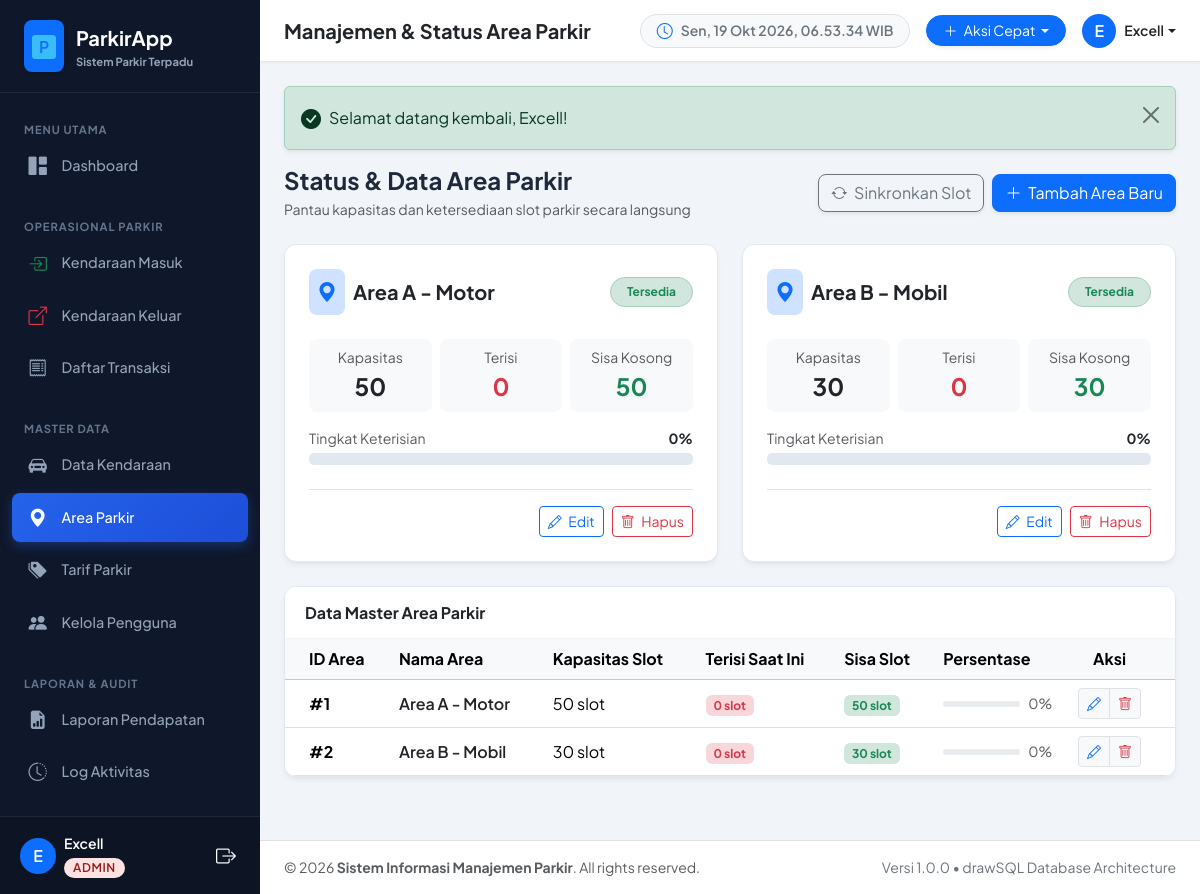
The app's page /pages/area/index.php (signed in) with its own data.
### tables this page shows
CREATE TABLE IF NOT EXISTS `tb_user` (
  `id_user` int(11) NOT NULL AUTO_INCREMENT,
  `nama_lengkap` varchar(50) NOT NULL,
  `username` varchar(50) NOT NULL,
  `password` varchar(100) NOT NULL,
  `role` enum('admin','petugas','owner') NOT NULL,
  `status_aktif` tinyint(1) NOT NULL DEFAULT 1,
  PRIMARY KEY (`id_user`),
  UNIQUE KEY `tb_user_username_unique` (`username`)
);

CREATE TABLE IF NOT EXISTS `tb_area_parkir` (
  `id_area` int(11) NOT NULL AUTO_INCREMENT,
  `nama_area` varchar(50) NOT NULL,
  `kapasitas` int(5) NOT NULL,
  `terisi` int(5) NOT NULL DEFAULT 0,
  PRIMARY KEY (`id_area`)
);

### config/auth.php (called while the page is built, shortened)
<?php
require_once __DIR__ . '/database.php';
require_once __DIR__ . '/helper.php';
if (isset($_SESSION['user_id']) && isset($pdo)) {
    try {
        $stmt_sync_user = $pdo->prepare("SELECT nama_lengkap, username, role, status_aktif FROM tb_user WHERE id_user = ? LIMIT 1");
        $stmt_sync_user->execute([$_SESSION['user_id']]);
    } catch (Exception $e) {
    }
}
function isLoggedIn() {
    return isset($_SESSION['user_id']) && !empty($_SESSION['user_id']);
}
function getCurrentUser() {
    return [
        'id_user'      => $_SESSION['user_id'],
        'nama_lengkap' => $_SESSION['nama_lengkap'],
        'username'     => $_SESSION['username'],
        'role'         => $_SESSION['role'],
    ];
}
function isAdmin() {
    return isLoggedIn() && $_SESSION['role'] === 'admin';
}

### pages/area/index.php (the view, shortened to what this page needs)
<?php
require_once __DIR__ . '/../../config/database.php';
require_once __DIR__ . '/../../config/helper.php';
require_once __DIR__ . '/../../config/auth.php';
$page_heading = 'Manajemen & Status Area Parkir';
$stmt = $pdo->query("SELECT * FROM tb_area_parkir ORDER BY id_area ASC");
$areas = $stmt->fetchAll();
include __DIR__ . '/../../includes/header.php';
include __DIR__ . '/../../includes/sidebar.php';
include __DIR__ . '/../../includes/navbar.php';
?>
<div class="d-flex justify-content-between align-items-center flex-wrap gap-2 mb-4">
    <div>
        <h4 class="fw-bold mb-1">Status & Data Area Parkir</h4>
        <p class="text-muted small mb-0">Pantau kapasitas dan ketersediaan slot parkir secara langsung</p>
    </div>
    <div class="d-flex gap-2">
        <a href="<?= base_url('pages/area/sync.php') ?>" class="btn btn-outline-secondary rounded-3 shadow-sm">
            <i class="bi bi-arrow-repeat me-1"></i> Sinkronkan Slot
        </a>
        <?php if (isAdmin()): ?>
            <a href="<?= base_url('pages/area/create.php') ?>" class="btn btn-primary rounded-3 shadow-sm">
                <i class="bi bi-plus-lg me-1"></i> Tambah Area Baru
            </a>
        <?php endif; ?>
    </div>
</div>
<div class="row g-4 mb-4">
    <?php foreach ($areas as $area):
        $kapasitas = (int)$area['kapasitas'];
        $terisi = (int)$area['terisi'];
        $tersedia = max(0, $kapasitas - $terisi);
        $persen = $kapasitas > 0 ? round(($terisi / $kapasitas) * 100) : 0;
        $badge_class = 'bg-success-subtle text-success border-success-subtle';
        $status_label = 'Tersedia';
    ?>
    <div class="col-md-6 col-lg-6">
        <div class="data-card p-4 h-100">
            <div class="d-flex justify-content-between align-items-center mb-3">
                <div class="d-flex align-items-center gap-2">
                    <div class="bg-primary-subtle text-primary p-2 rounded-3">
                        <i class="bi bi-geo-alt-fill fs-5"></i>
                    </div>
                    <h5 class="fw-bold mb-0 text-dark"><?= e($area['nama_area']) ?></h5>
                </div>
                <span class="badge border <?= $badge_class ?> rounded-pill px-3 py-2"><?= $status_label ?></span>
            </div>
            <div class="row text-center g-2 my-3">
                <div class="col-4">
                    <div class="p-2 bg-light rounded-3">
                        <div class="text-muted small">Kapasitas</div>
                        <div class="fs-4 fw-bold text-dark"><?= $kapasitas ?></div>
                    </div>
                </div>
                <div class="col-4">
                    <div class="p-2 bg-light rounded-3">
                        <div class="text-muted small">Terisi</div>
                        <div class="fs-4 fw-bold text-danger"><?= $terisi ?></div>
                    </div>
                </div>
                <div class="col-4">
                    <div class="p-2 bg-light rounded-3">
                        <div class="text-muted small">Sisa Kosong</div>
                        <div class="fs-4 fw-bold text-success"><?= $tersedia ?></div>
                    </div>
                </div>
            </div>
            <div class="mb-2">
                <div class="d-flex justify-content-between text-muted small mb-1">
                    <span>Tingkat Keterisian</span>
                    <span class="fw-bold text-dark"><?= $persen ?>%</span>
                </div>
                <div class="progress area-capacity-bar" style="height: 12px;">
                </div>
            </div>
            <?php if (isAdmin()): ?>
                <div class="d-flex justify-content-end gap-2 mt-4 pt-3 border-top">
                    <a href="<?= base_url('pages/area/edit.php?id=' . $area['id_area']) ?>" class="btn btn-sm btn-outline-primary">
                        <i class="bi bi-pencil me-1"></i> Edit
                    </a>
                    <a href="<?= base_url('pages/area/delete.php?id=' . $area['id_area']) ?>" class="btn btn-sm btn-outline-danger" onclick="return confirm('Yakin ingin menghapus area <?= e($area['nama_area']) ?>?')">
                        <i class="bi bi-trash me-1"></i> Hapus
                    </a>
                </div>
            <?php endif; ?>
        </div>
    </div>
    <?php endforeach; ?>
</div>
<div class="data-card">
    <div class="card-header">
        <h6 class="fw-bold mb-0 text-dark">Data Master Area Parkir</h6>
    </div>
    <div class="table-responsive">
        <table class="table table-hover align-middle mb-0">
            <thead class="table-light">
                <tr>
                    <th class="ps-4">ID Area</th>
                    <th>Nama Area</th>
                    <th>Kapasitas Slot</th>
                    <th>Terisi Saat Ini</th>
                    <th>Sisa Slot</th>
                    <th>Persentase</th>
                    <?php if (isAdmin()): ?>
                        <th class="text-center pe-4">Aksi</th>
                    <?php endif; ?>
                </tr>
            </thead>
            <tbody>
                <?php foreach ($areas as $area):
                    $kap = (int)$area['kapasitas'];
                    $isi = (int)$area['terisi'];
                    $sisa = max(0, $kap - $isi);
                    $pct = $kap > 0 ? round(($isi / $kap) * 100) : 0;
                ?>
                    <tr>
                        <td class="ps-4 fw-bold">#<?= $area['id_area'] ?></td>
                        <td class="fw-semibold text-dark"><?= e($area['nama_area']) ?></td>
                        <td><?= $kap ?> slot</td>
                        <td><span class="badge bg-danger-subtle text-danger"><?= $isi ?> slot</span></td>
                        <td><span class="badge bg-success-subtle text-success"><?= $sisa ?> slot</span></td>
                        <td>
                            <div class="d-flex align-items-center gap-2">
                                <div class="progress flex-grow-1" style="height: 6px;">
                                </div>
                                <span class="small text-muted"><?= $pct ?>%</span>
                            </div>
                        </td>
                        <?php if (isAdmin()): ?>
                            <td class="text-center pe-4">
                                <div class="btn-group btn-group-sm">
                                    <a href="<?= base_url('pages/area/edit.php?id=' . $area['id_area']) ?>" class="btn btn-light border text-primary" title="Edit">
                                        <i class="bi bi-pencil"></i>
                                    </a>
                                    <a href="<?= base_url('pages/area/delete.php?id=' . $area['id_area']) ?>" class="btn btn-light border text-danger" title="Hapus" onclick="return confirm('Apakah Anda yakin ingin menghapus area ini?')">
                                        <i class="bi bi-trash"></i>
                                    </a>
                                </div>
                            </td>
                        <?php endif; ?>
                    </tr>
                <?php endforeach; ?>
            </tbody>
        </table>
    </div>
</div>
<?php include __DIR__ . '/../../includes/footer.php'; ?>

### includes/navbar.php (shortened to what this page needs)
<?php
$page_heading = $page_heading ?? 'Dashboard';
$current_user = getCurrentUser();
?>
<div class="app-main">
    <nav class="app-navbar">
        <div class="d-flex align-items-center gap-3">
            <h4 class="mb-0 fw-bold fs-5 text-dark"><?= e($page_heading) ?></h4>
        </div>
        <div class="d-flex align-items-center gap-3">
            <div class="d-none d-md-flex align-items-center gap-2 px-3 py-1 bg-light rounded-pill border">
                <i class="bi bi-clock text-primary"></i>
                <span id="liveClock" class="small fw-semibold text-secondary">--:--:-- WIB</span>
            </div>
            <?php if (isAdmin() || isPetugas()): ?>
            <div class="dropdown">
                <button class="btn btn-sm btn-primary rounded-pill px-3 dropdown-toggle shadow-sm" type="button" data-bs-toggle="dropdown">
                    <i class="bi bi-plus-lg me-1"></i> Aksi Cepat
                </button>
            </div>
            <?php endif; ?>
            <div class="dropdown">
                <a href="#" class="d-flex align-items-center text-dark text-decoration-none dropdown-toggle" data-bs-toggle="dropdown">
                    <div class="bg-primary text-white rounded-circle d-flex align-items-center justify-content-center me-2" style="width: 34px; height: 34px; font-weight: 600;">
                        <?= strtoupper(substr($current_user['nama_lengkap'] ?? 'U', 0, 1)) ?>
                    </div>
                    <span class="d-none d-sm-inline fw-semibold small"><?= e($current_user['nama_lengkap'] ?? '') ?></span>
                </a>
            </div>
        </div>
    </nav>
    <main class="content-container">

### assets/css/style.css (style rules this page uses)
:root { --primary-color: #2563eb; --primary-hover: #1d4ed8; --secondary-color: #64748b; --success-color: #10b981; --warning-color: #f59e0b; --danger-color: #ef4444; --info-color: #06b6d4; --dark-color: #0f172a; --sidebar-bg: #0f172a; --sidebar-color: #94a3b8; --sidebar-active-bg: #1e293b; --sidebar-active-text: #ffffff; --body-bg: #f1f5f9; --card-shadow: 0 4px 6px -1px rgba(0, 0, 0, 0.05), 0 2px 4px -2px rgba(0, 0, 0, 0.05); }
body { font-family: 'Segoe UI', system-ui, -apple-system, BlinkMacSystemFont, Roboto, sans-serif; background-color: var(--body-bg); color: #1e293b; min-height: 100vh; }
.app-main { flex-grow: 1; display: flex; flex-direction: column; min-width: 0; }
.app-navbar { background-color: #ffffff; border-bottom: 1px solid #e2e8f0; padding: 0.85rem 1.5rem; display: flex; align-items: center; justify-content: space-between; box-shadow: 0 1px 3px 0 rgba(0, 0, 0, 0.04); }
.content-container { padding: 1.5rem; flex-grow: 1; }
.data-card { background: #ffffff; border-radius: 0.75rem; border: 1px solid #e2e8f0; box-shadow: var(--card-shadow); overflow: hidden; }
.data-card .card-header { background: #ffffff; border-bottom: 1px solid #f1f5f9; padding: 1rem 1.25rem; font-weight: 600; }
.area-capacity-bar { height: 10px; border-radius: 5px; background-color: #e2e8f0; overflow: hidden; }

### includes/header.php (style rules this page uses)
body { font-family: 'Plus Jakarta Sans', sans-serif; }

### records on screen
tb_user: nama_lengkap "E", nama_lengkap "Excell"
tb_area_parkir: nama_area "Area A - Motor", status_label "Tersedia", kapasitas "50", terisi "0", id_area "1"
tb_area_parkir: nama_area "Area B - Mobil", status_label "Tersedia", kapasitas "30", terisi "0", id_area "2"

### other values on screen
substr($user_name, 0, 1) "E"
$user_name "Excell"
$user_role "ADMIN"
$page_heading "Manajemen & Status Area Parkir"
$msg "Selamat datang kembali, Excell!"
